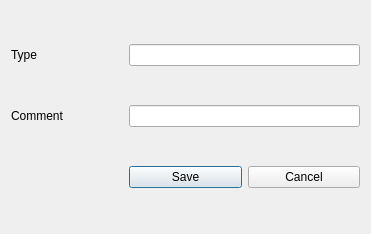
<?xml version="1.0" encoding="UTF-8"?>
<ui version="4.0">
 <class>annotationDialog</class>
 <widget class="QDialog" name="annotationDialog">
  <property name="geometry">
   <rect>
    <x>0</x>
    <y>0</y>
    <width>371</width>
    <height>234</height>
   </rect>
  </property>
  <property name="windowTitle">
   <string>Dialog</string>
  </property>
  <layout class="QGridLayout" name="gridLayout">
   <item row="0" column="0">
    <widget class="QLabel" name="typelabel">
     <property name="text">
      <string>Type</string>
     </property>
    </widget>
   </item>
   <item row="0" column="1" colspan="2">
    <widget class="QLineEdit" name="typeEdit"/>
   </item>
   <item row="1" column="0">
    <widget class="QLabel" name="commentLabel">
     <property name="text">
      <string>Comment</string>
     </property>
    </widget>
   </item>
   <item row="1" column="1" colspan="2">
    <widget class="QLineEdit" name="commentEdit"/>
   </item>
   <item row="2" column="1">
    <widget class="QPushButton" name="saveButton">
     <property name="text">
      <string>Save</string>
     </property>
    </widget>
   </item>
   <item row="2" column="2">
    <widget class="QPushButton" name="cancelButton">
     <property name="text">
      <string>Cancel</string>
     </property>
    </widget>
   </item>
  </layout>
 </widget>
 <resources/>
 <connections/>
</ui>
